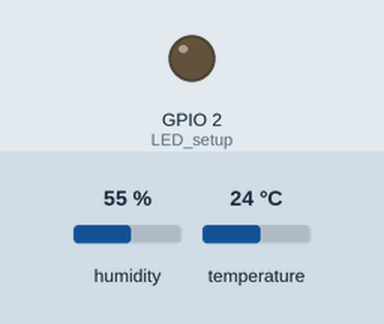
Recording of a sketch running on a simulated ESP32. On the bench: output pins drawn as LEDs (lit = HIGH). The inputs (shaded band) are chosen by the test bench; at power-on: humidity 55 %, temperature 24 °C. WiFi joins after 1.5 s; servers stay silent unless stated; network time is answered at once with the bench clock; uploads are accepted with an empty reply; the local clock reads 2024-03-15 10:24:30 at power-on unless the sketch sets it; what the sketch prints to the serial monitor is not drawn.

Above: at 3.0 s.
At 52.4 s:
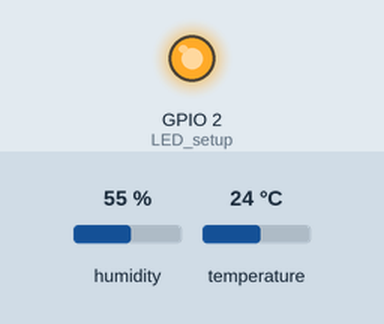
Timing chart, 0 to 53.5 s (numbered marks = the images above):
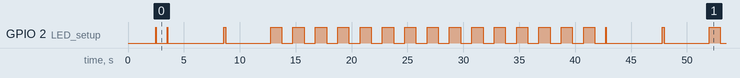

The sketch:

esp32.ino
```cpp
/* ESP8266: DHT11 + Elasticsearch
 * Author: Paula Mihalcea
 */

#include <WiFi.h>  // Library for WiFi connection
#include <HTTPClient.h>  // RESTful API
#include <NTPClient.h>  // Needed for the timestamp
#include <WiFiUdp.h>  // Same, for timestamp
#include "DHT.h"  // Library for the DHT 11 sensor

// WiFi settings
const char *ssid = "La Torre_Fastweb";  // WiFi SSID
const char *password = "6j0rdmbe";  // WiFi password

// NTP server settings
const long utcOffset = 3600;  // UTC time offset in seconds (UTC+01:00 for Italy)
WiFiUDP ntpUDP;  // Creation of a WiFiUDP object
NTPClient timeClient(ntpUDP, "europe.pool.ntp.org", utcOffset);  // NTPClient configuration

// Server settings
String serverIP = "192.168.8.100";  // Server IP address
String serverPort = "9200";  // Server port
String indexName = "ambient_variables";  // Elasticsearch index name
String docType = "_doc";  // Elasticsearch document type
String MAC = WiFi.macAddress();  // Device MAC (needed to identify entries in the database)

// DHT 11 sensor
#define DHTTYPE DHT11  // DHT 11 temperature/humidity sensor type
const int DHTPin = 4;  // DHT sensor pin
DHT dht(DHTPin, DHTTYPE);  // Initialize DHT sensor

// DHT temporary variables
static char temperature[7];
static char humidity[7];

// POST settings
int x = 30000;  // Time period for POST requests, in milliseconds; must NOT be less than 10000-15000 ms, the DHT sensor is very slow

void setup() {
  Serial.begin(115200);  // 115200 baud serial monitor, useful for debugging
  pinMode (LED_BUILTIN, OUTPUT);  // LED setup
  pinMode(DHTPin, INPUT);  // DHT setup
  delay(1000);

  dht.begin();

  // WiFi connection
  WiFi.begin(ssid, password);  // Connection to the WiFi router
  Serial.println("");
  Serial.print("Connecting to ");
  Serial.print(ssid);

  while (WiFi.status() != WL_CONNECTED) {
    digitalWrite(LED_BUILTIN, LOW);
    delay(500);
    digitalWrite(LED_BUILTIN, HIGH);
    Serial.print(".");
  }

  Serial.println("");
  Serial.print("Connection successful. IP: ");
  Serial.println(WiFi.localIP());
  Serial.println("");

  timeClient.begin();
}

void loop() {
  while(!timeClient.update()) {  // Update the time from the NTP server
    timeClient.forceUpdate();
  }

  String date = timeClient.getFormattedDate();  // Get current time from NTP server

  // DHT sensor readings
  digitalWrite(LED_BUILTIN, LOW);
  delay(1000);
  digitalWrite(LED_BUILTIN, HIGH);

  float temp = dht.readTemperature();  // DHT temperature (°C)
  float hum = dht.readHumidity();  // DHT humidity (%)

  digitalWrite(LED_BUILTIN, LOW);
  delay(1000);
  digitalWrite(LED_BUILTIN, HIGH);

  if (isnan(temp) || isnan(hum)) {  // Check if any reads failed
    Serial.println("Failed to read from DHT sensor.");
    strcpy(temperature, "000000");
    strcpy(humidity, "000000");
  }
  else {
    Serial.print("Temperature: ");  // Serial prints for debugging
    Serial.print(temp);
    Serial.print("°C");
    Serial.print("\t Humidity: ");
    Serial.print(hum);
    Serial.println("%");
  }

  digitalWrite(LED_BUILTIN, LOW);
  delay(1000);
  digitalWrite(LED_BUILTIN, HIGH);

  // Server connection and POST request
  HTTPClient http;  // Creation of a new HTTPClient object

  digitalWrite(LED_BUILTIN, LOW);
  delay(1000);
  digitalWrite(LED_BUILTIN, HIGH);

  String httpAddress = "http://" + serverIP + ":" + serverPort + "/" + indexName + "/" + docType;  // HTTP address to be used in the POST request
  http.begin(httpAddress);  // Server connection
  http.addHeader("Content-Type", "application/json");  // Specify content-type header; application/json for Elasticsearch

  digitalWrite(LED_BUILTIN, LOW);
  delay(1000);
  digitalWrite(LED_BUILTIN, HIGH);

  // Data to be sent to the server
  String postData = "{";
  postData.concat("\"date\"");
  postData.concat(":");
  postData.concat("\"");
  postData.concat(date);
  postData.concat("\"");
  postData.concat(",");
  postData.concat("\"temp\"");
  postData.concat(":");
  postData.concat("\"");
  postData.concat(temp);
  postData.concat("\"");
  postData.concat(",");
  postData.concat("\"hum\"");
  postData.concat(":");
  postData.concat("\"");
  postData.concat(hum);
  postData.concat("\"");
  postData.concat(",");
  postData.concat("\"");
  postData.concat("MAC");
  postData.concat("\"");
  postData.concat(":");
  postData.concat("\"");
  postData.concat(MAC);
  postData.concat("\"");
  postData.concat("}");

  digitalWrite(LED_BUILTIN, LOW);
  delay(1000);
  digitalWrite(LED_BUILTIN, HIGH);

  int postReturn = http.POST(postData);  // Send the POST request
  String postPayload = http.getString();  // Get the response payload

  digitalWrite(LED_BUILTIN, LOW);
  delay(1000);
  digitalWrite(LED_BUILTIN, HIGH);

  if (postReturn == 201)    // More serial prints for debugging
    Serial.println("POST request to server successful, data has been saved to database.");
  else {
    Serial.print("POST request to ");
    Serial.print(serverIP);
    Serial.print(" unsuccessful (error ");
    Serial.print(postReturn);
    Serial.println(").");
  }

  Serial.println("");

  digitalWrite(LED_BUILTIN, LOW);
  delay(1000);
  digitalWrite(LED_BUILTIN, HIGH);

  http.end();  // Close connection

  digitalWrite(LED_BUILTIN, LOW);
  delay(1000);
  digitalWrite(LED_BUILTIN, HIGH);

  int i = 0;
  while(i < x) {  // Wait for the next cycle while blinking LED
    digitalWrite(LED_BUILTIN, LOW);
    delay(1000);
    digitalWrite(LED_BUILTIN, HIGH);
    delay(1000);
    i += 2000;
  }
}
```

Measured:
- by itself, GPIO 2 (LED_setup): repeats every 39.2 s: HIGH 0.02 s, LOW 5.0 s, HIGH 0.20 s, LOW 4.0 s, 15 × (HIGH 1.0 s, LOW 1.0 s)
- by itself, everything shown: repeats every 39.2 s, in 32 steps
